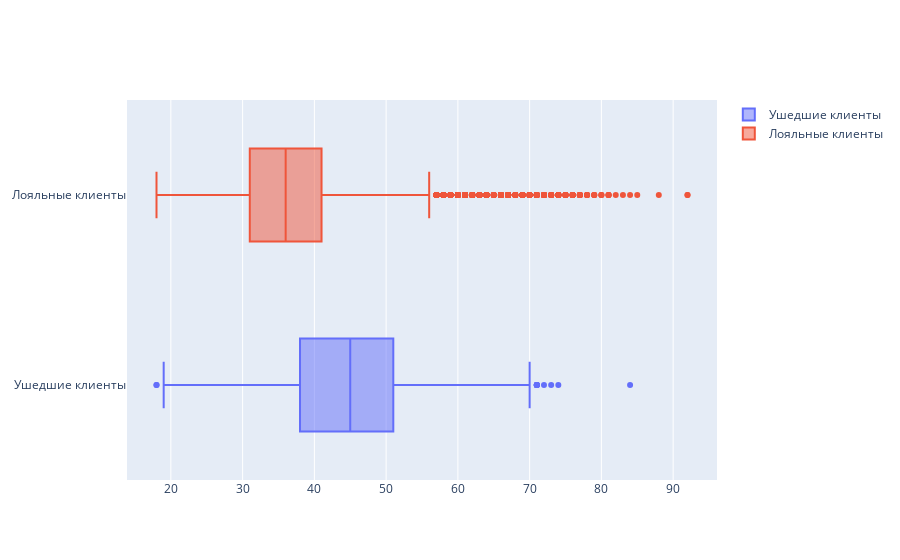

The notebook cell this image was saved under:
### Code cell
mask1 = churn_data['Exited']  == 1
mask0 = churn_data['Exited']  == 0
fig = go.Figure()
fig.add_trace(go.Box(x=churn_data[mask1]['Age'], name='Ушедшие клиенты'))
fig.add_trace(go.Box(x=churn_data[mask0]['Age'], name='Лояльные клиенты'))
fig.show()

### Figure 1 — Plotly figure (JSON) as saved in the notebook; plotly's stock layout.template omitted (floating-point values rounded to 4 significant figures; data arrays with more than 128 entries replaced by an {"elided": "..."} marker saying what was removed)
{"data": [{"name": "Ушедшие клиенты", "type": "box", "x": {"elided": "2037 int values"}}, {"name": "Лояльные клиенты", "type": "box", "x": {"elided": "7963 int values"}}], "layout": {}}
